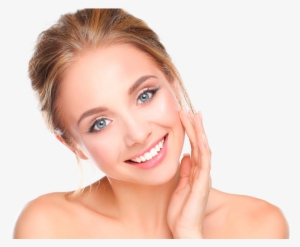
#> input picture img.png, 300 x 247 px, found by its file name
$ python FaceDetection.py
#> lines starting #> are read from the running program, lines starting #| are printed output that depends on the picture
import cv2

face_cascade = cv2.CascadeClassifier("C:\\Users\\Chanuka Dinuwan\\Desktop\\Face Detection\\haarcascade_frontalface_default.xml")
img = cv2.imread("C:\\Users\\Chanuka Dinuwan\\Desktop\\Face Detection\\img.png")
#> img is the input picture: shape (247, 300, 3); mean B, G, R 197.1, 208.1, 234.8

gray_img = cv2.cvtColor(img, cv2.COLOR_BGR2GRAY)
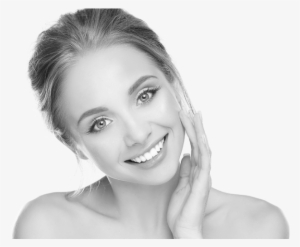
#> gray_img: shape (247, 300); min 30, max 251, mean 214.9

faces = face_cascade.detectMultiScale(gray_img, scaleFactor=1.05, minNeighbors=5)
#> faces = ()

for x,y,z in faces:
    img=cv2.rectangle(img,(x,y),(x+w,y+h),(0,255,0),3)
#> this loop made 0 passes

print(type(faces))
#| <class 'tuple'>
print(faces)

cv2.imshow('Face',img)
cv2.waitKey()
